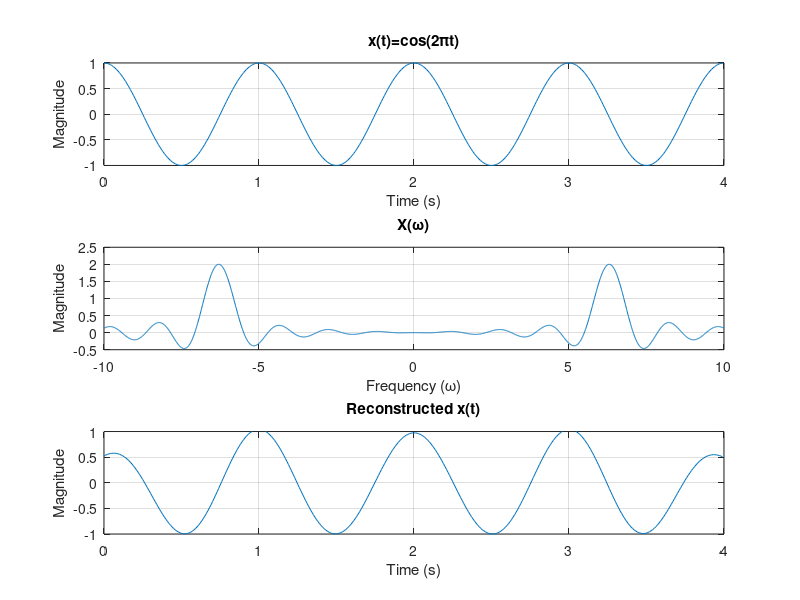

Write the MATLAB code that produced this figure.
clear all; close all; clc;

W = 4;
Fs = 100; % large frequency to replicate continuous data (dt)
t = 0:1/Fs:W-1/Fs;
N = length(t);
x = cos(2*pi*t);

% Fourier transform
f = -10:1/Fs:10;
X = zeros(1,length(f));
for i1 = 1:length(f)
    X(i1) = sum( x.*exp(-1i*f(i1).*t) )/Fs;
end

% Inverse Fourier Transform
xr = zeros(1,length(t));
for i1 = 1:length(t)
    xr(i1) = sum( X.*exp(1i.*f*t(i1)) )/2/pi/Fs;
end

figure(1);
subplot(3,1,1);
plot(t,x);
grid on;
title('x(t)=cos(2\pit)');
xlabel('Time (s)');
ylabel('Magnitude');

subplot(3,1,2);
plot(f,X);
grid on;
title('X(\omega)');
ylabel('Magnitude');
xlabel('Frequency (\omega)');

subplot(3,1,3);
plot(t,xr);
grid on;
title('Reconstructed x(t)');
xlabel('Time (s)');
ylabel('Magnitude');
ylim([-1 1]);